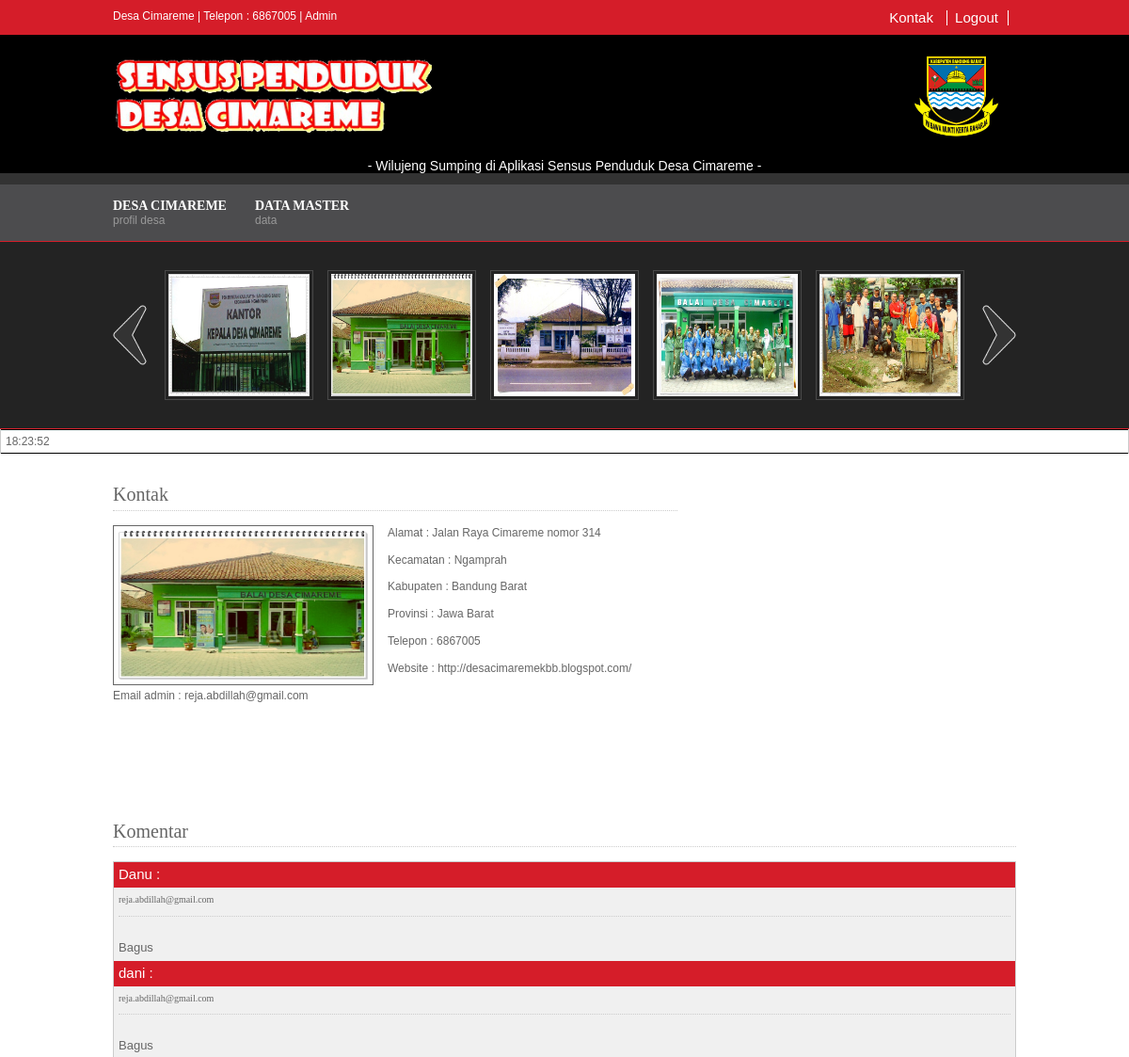
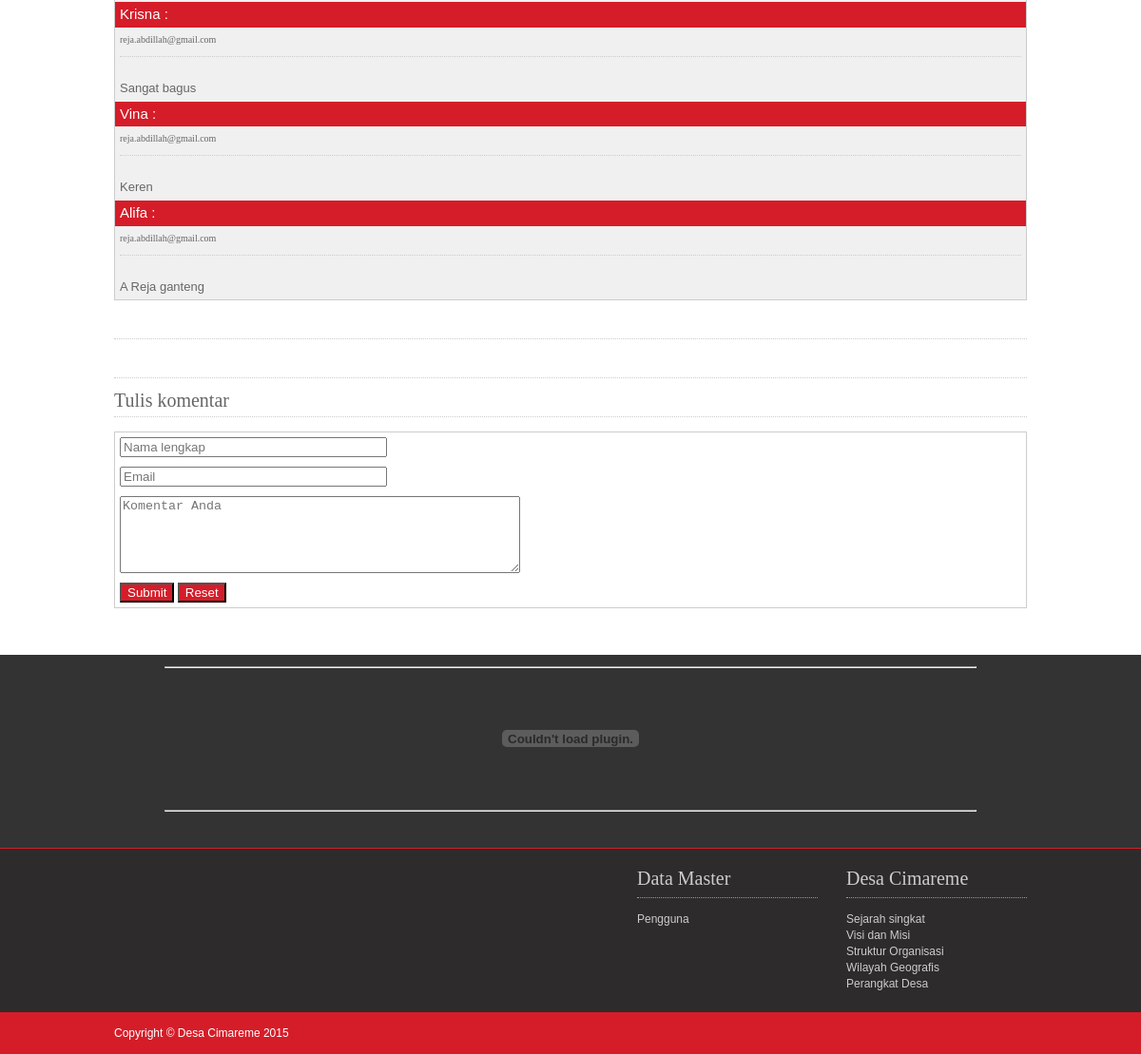
The app's page /admin/kontak.php (signed in) with its own data (2 pictures, top to bottom).
### tables this page shows
CREATE TABLE IF NOT EXISTS `pesan` (
  `id_komentar` int(11) NOT NULL AUTO_INCREMENT,
  `nama` varchar(50) NOT NULL,
  `email` varchar(30) NOT NULL,
  `komentar` text NOT NULL,
  PRIMARY KEY (`id_komentar`)
);

### admin/kontak.php (the view, shortened to what this page needs)
<?php require_once('Connections/koneksi.php');
?>
<?php
$editFormAction = $_SERVER['PHP_SELF'];
if (isset($_SERVER['QUERY_STRING'])) {
  $editFormAction .= "?" . htmlentities($_SERVER['QUERY_STRING']);
}
?>
<?php
$query_Recordset1 = "SELECT * FROM pesan ORDER BY id_komentar ASC";
$Recordset1 = mysql_query($query_Recordset1, $koneksi) or die(mysql_error());
$row_Recordset1 = mysql_fetch_assoc($Recordset1);
?>
<!DOCTYPE html PUBLIC "-//W3C//DTD XHTML 1.0 Transitional//EN" "http://www.w3.org/TR/xhtml1/DTD/xhtml1-transitional.dtd">
<html xmlns="http://www.w3.org/1999/xhtml">
<head>
<link rel="stylesheet" href="layout/styles/layout.css" type="text/css" />
</head>
<body id="top">
<div class="wrapper col1">
  <div id="topbar">
    <p>Desa Cimareme | Telepon : 6867005 | Admin</p>
	<ul class="style2">
	  <li><a href="kontak.php" class="style3">Kontak </a></li> <li><a href="Logout.php" class="style3">Logout</a></li>
	</ul>
    <br class="clear" />
  </div>
</div>
<div class="wrapper col2">
  <div id="header">
    <div class="fl_left">
      <h1><img src="images/Header.png" width="345" height="88" /></h1>
    </div>
    <div class="fl_right">
      <div align="right"><a href="#"><img src="images/Logo Bandung Barat.png" width="127" height="91" /></a> </div>
    </div>
    <br class="clear" />
  </div>
  <marquee>
  <div align="center" class="style2">- Wilujeng Sumping di Aplikasi Sensus Penduduk Desa Cimareme -</div>
  </marquee>
</div>
<div class="wrapper col3">
  <div id="topnav">
    <ul>
      <li><a href="index.php">Desa Cimareme</a><span>Profil Desa</span>
      </li>
	  <li><a href="">Data Master</a><span>data</span>
      </li>
    </ul>
    <br class="clear" />
  </div>
</div>
<div class="wrapper col4">
  <div id="featured_slide">
    <div id="featured_content">
      <ul>
        <li><a href="#"><img src="images/Kantor Kepala Desa Cimareme.jpg" alt="" /></a></li>
        <li><a href="#"><img src="images/Balai Desa Cimareme sekarang.jpg" alt="" /></a></li>
        <li><a href="#"><img src="images/Balai Desa Cimareme tempo dulu.jpg" alt="" /></a></li>
        <li><a href="#"><img src="images/Perangkat Desa.jpg" alt="" /></a></li>
        <li><a href="#"><img src="images/Warga Desa.jpg" alt="" /></a></li>
      </ul>
    </div>
    <a href="javascript:void(0);" id="featured-item-prev"><img src="layout/images/prev.png" alt="" /></a> <a href="javascript:void(0);" id="featured-item-next"><img src="layout/images/next.png" alt="" /></a> </div>
</div>
<div class="wrapper col5">
<body bgcolor="black" text="black" onload="waktu()">
<table align=center bgcolor="#CCCCCC" class="col5" style="border:1px solid black">
<tr><td>
<div id="output">
</div>
</td></tr>
</table>
  <div id="container">
    <div id="content">
      <h2>Kontak</h2>
      <img class="imgl" src="images/Balai Desa Cimareme sekarang.jpg" alt="" width="265" height="158" />
      <p align="justify">Alamat : Jalan Raya Cimareme nomor 314 </p>
      <p align="justify">Kecamatan : Ngamprah</p>
      <p align="justify">Kabupaten : Bandung Barat</p>
      <p align="justify">Provinsi : Jawa Barat</p>
      <p align="justify">Telepon : 6867005</p>
      <p align="justify">Website :   http://desacimaremekbb.blogspot.com/</p>
      <p align="justify">Email admin : reja.abdillah@gmail.com </p>
    </div>
    <p>&nbsp;</p>
    <p>&nbsp;</p>
    <p>&nbsp;</p>
    <p>&nbsp;</p>
    <p>&nbsp;</p>
    <p>&nbsp;</p>
	<p>&nbsp;</p>
	<p>&nbsp;</p>
	<p>&nbsp;</p>
	<p>&nbsp;</p>
	<p>&nbsp;</p>
	<p>&nbsp;</p>
	<h2>Komentar</h2>
    <table border="0" cellpadding="0" cellspacing="3" bgcolor="#F0F0F0">
      <?php do { ?>
        <tr>
          <td class="col1 style3"><?php echo $row_Recordset1['nama']; ?>  :</td>
        </tr>
        <tr>
          <td><h1><span class="style7"><?php echo $row_Recordset1['email']; ?></span></h1></td>
        </tr>
        <tr>
          <td><span class="style8"><?php echo $row_Recordset1['komentar']; ?></span></td>
        </tr>
        <?php } while ($row_Recordset1 = mysql_fetch_assoc($Recordset1)); ?>
    </table>
    <h2>&nbsp;</h2>
	<h2>&nbsp;</h2>
    <h2>Tulis komentar</h2>
    <form method="post" name="form1" action="<?php echo $editFormAction; ?>">
      <table align="center">
        <tr valign="baseline">
          <td><input type="text" name="nama" value="" size="32" placeholder="Nama lengkap"></td>
        </tr>
        <tr valign="baseline">
          <td><input type="text" name="email" value="" size="32" placeholder="Email"></td>
        </tr>
        <tr valign="baseline">
          <td><textarea name="komentar" cols="50" rows="5" placeholder="Komentar Anda"></textarea></td>
        </tr>
        <tr valign="baseline">
          <td><input type="submit" class="col1" onclick="MM_popupMsg('Komentar ditambahkan')" value="Submit">
          <input name="Reset" type="reset" class="col1" value="Reset" /></td>
        </tr>
      </table>
    </form>
  </div>
  <br class="clear" />
</div>
<div align="center">
  <hr width="71%" />
  <p>
    <object classid="clsid:D27CDB6E-AE6D-11cf-96B8-444553540000" codebase="http://download.macromedia.com/pub/shockwave/cabs/flash/swflash.cab#version=7,0,19,0" width="960" height="125">
      <embed src="images/bawah.swf" quality="high" pluginspage="http://www.macromedia.com/go/getflashplayer" type="application/x-shockwave-flash" width="960" height="125"></embed>
    </object>
</p>
  <hr width="71%" />
  <p>&nbsp;</p>
</div>
<div class="wrapper col6">
  <div id="footer">
  	<div class="footbox">
      <h2><a href="home.php">Desa Cimareme</a></h2>
      <ul>
        <li><a href="sejarah.php">Sejarah singkat</a></li>
        <li><a href="visimisi.php">Visi dan Misi</a></li>
        <li><a href="struktur.php">Struktur Organisasi</a></li>
        <li><a href="geografis.php">Wilayah Geografis</a></li>
		<li><a href="perangkatdesa.php">Perangkat Desa</a></li>
      </ul>
    </div>
    <div class="footbox">
      <h2 class="style4 style10">Data Master</h2>
      <ul>
        <li><a href="pengguna.php">Pengguna</a></li>
      </ul>
    </div>
    <br class="clear" />
  </div>
</div>
<div class="col1">
  <div id="copyright">
    <p class="fl_left style1">Copyright &copy; Desa Cimareme 2015</p>
    <br class="clear" />
  </div>
</div>
</body>
</html>

### admin/layout/styles/layout.css (style rules this page uses)
html { overflow-y:scroll; }
body { margin:0; padding:0; font-size:12px; font-family:verdana, Arial, Helvetica, sans-serif; color:#FFFFFF; background-color:#333333; }
a { outline:none; text-decoration:none; }
.fl_left, .imgl { float:left; }
.fl_right, .imgr { float:right; }
img { margin:0; padding:0; border:0; }
.imgl, .imgr { border:1px solid #666666; padding:5px; color:#666666; background-color:#FFFFFF; }
.imgl { margin:0 15px 0 0; clear:left; }
div.wrapper { display:block; width:100%; margin:0; text-align:left; }
div.wrapper h1, div.wrapper h2, div.wrapper h3, div.wrapper h4, div.wrapper h5, div.wrapper h6 { margin:0 0 15px 0; padding:0; font-size:20px; font-weight:normal; font-family:Georgia, "Times New Roman", Times, serif; }
.col1, .col1 a { color:#FFFFFF; background-color:#D51D29; }
.col2 { color:#FFFFFF; background-color:#000000; }
.col3 { color:#999999; background-color:#4C4C4E; border-bottom:1px solid #D51D29; }
.col4 { color:#FFFFFF; background-color:#232323; border-bottom:1px solid #D51D29; }
.col4 a { color:#FFFFFF; background-color:#232323; }
.col5 { color:#666666; background-color:#FFFFFF; }
.col6 { color:#98989A; background-color:#2D2B2B; border-top:1px solid #D51D29; }
.col6 a { color:#CCCCCC; background-color:#2D2B2B; }
#topbar, #header, #topnav, #intro, #breadcrumb, #container, #footer, #copyright { display:block; position:relative; width:960px; margin:0 auto; }
#topbar { padding:10px 0; }
#topbar p { float:left; margin:0; padding:0; }
#topbar ul { float:right; margin:0; padding:0; list-style:none; }
#topbar li { display:inline; margin:0 8px 0 0; padding:0 10px 0 0; border-right:1px solid #FFFFFF; }
#header { padding:20px 0; }
#header h1, #header p { margin:0; padding:0; }
#header .fl_left { display:block; float:left; width:400px; }
#header .fl_right { display:block; float:right; width:468px; }
#header h1 { margin:0; font-size:36px; border:none; }
#container { padding:20px 0; line-height:1.4em; }
#container h1, #container h2, #container h3, #container h4, #container h5, #container h6 { padding-bottom:8px; border-bottom:1px dotted #CCCCCC; }
#content { display:block; float:left; width:600px; }
#footer { padding:20px 0; }
#footer h2 { padding-bottom:8px; border-bottom:1px dotted #999999; }
#footer p, #footer ul, #footer a { margin:0; padding:0; font-weight:normal; list-style:none; line-height:normal; }
#footer .footbox { display:block; float:right; width:190px; margin:0 0 0 30px; padding:0; }
#footer li { margin-bottom:3px; }
#copyright { padding:15px 0; }
#copyright p { margin:0; padding:0; }

### admin/layout/styles/navi.css (style rules this page uses)
#topnav { padding:15px 0; z-index:1000; }
#topnav ul, #topnav li { margin:0; padding:0; list-style:none; font-size:14px; font-family:Georgia, "Times New Roman", Times, serif; }
#topnav li { float:left; margin-right:30px; }
#topnav li span { display:block; font-size:12px; font-weight:bold; font-family:Arial, Helvetica, sans-serif; text-transform:lowercase; color:#999999; background-color:#4C4C4E; font-weight:normal; line-height:normal; margin:0; padding:0; }
#topnav li a:link, #topnav li a:visited, #topnav li a:hover { display:block; margin:0; padding:0; color:#FFFFFF; background-color:#4C4C4E; text-transform:uppercase; font-weight:bold; }

### admin/layout/styles/forms.css (style rules this page uses)
form, fieldset, legend { margin:0; padding:0; border:none; }

### admin/layout/styles/tables.css (style rules this page uses)
table { width:100%; border-collapse:collapse; table-layout:auto; vertical-align:top; margin-bottom:15px; border:1px solid #CCCCCC; }
table tbody td { vertical-align:top; border-collapse:collapse; border-left:1px solid #CCCCCC; border-right:1px solid #CCCCCC; }
table thead th, table tbody td { padding:5px; border-collapse:collapse; }

### admin/kontak.php (style rules this page uses)
.style2 { font-size: 14px }
.style3 { font-size: 15px }
.style7 { font-size: 10px }
.style8 { font-size: 13px }
.style10 { color: #cccccc }

### records on screen
pesan: nama "Danu", email "reja.abdillah@gmail.com", komentar "Bagus"
pesan: nama "dani", email "reja.abdillah@gmail.com", komentar "Bagus"
pesan: nama "Krisna", email "reja.abdillah@gmail.com", komentar "Sangat bagus"
pesan: nama "Vina", email "reja.abdillah@gmail.com", komentar "Keren"
pesan: nama "Alifa", email "reja.abdillah@gmail.com", komentar "A Reja ganteng"
